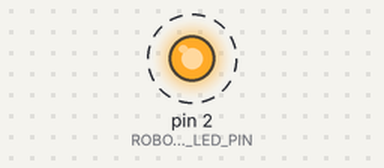
The sketch below on a simulated Arduino Uno, built with avr-gcc and run on an emulated ATmega328P. On the bench: output pins drawn as LEDs (lit = HIGH). Dashed ring = blinking.

Above: at 0.5 s.
Timing chart, 0 to 4.6 s (numbered marks = the images above):
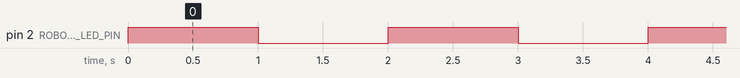

Measured:
- by itself, pin 2 (ROBOCODE_BUILT_IN_LED_PIN): alternates HIGH for 1.0 s and LOW for 1.0 s

The sketch:

blink-1000ms.ino
```cpp
// Generated by RoboCode Phase 1 — do not edit this file by hand.
#include <Arduino.h>

constexpr uint8_t ROBOCODE_BUILT_IN_LED_PIN = 2;

void setup() {
  pinMode(ROBOCODE_BUILT_IN_LED_PIN, OUTPUT);
}

void loop() {
  digitalWrite(ROBOCODE_BUILT_IN_LED_PIN, HIGH);
  delay(1000);
  digitalWrite(ROBOCODE_BUILT_IN_LED_PIN, LOW);
  delay(1000);
}
```
